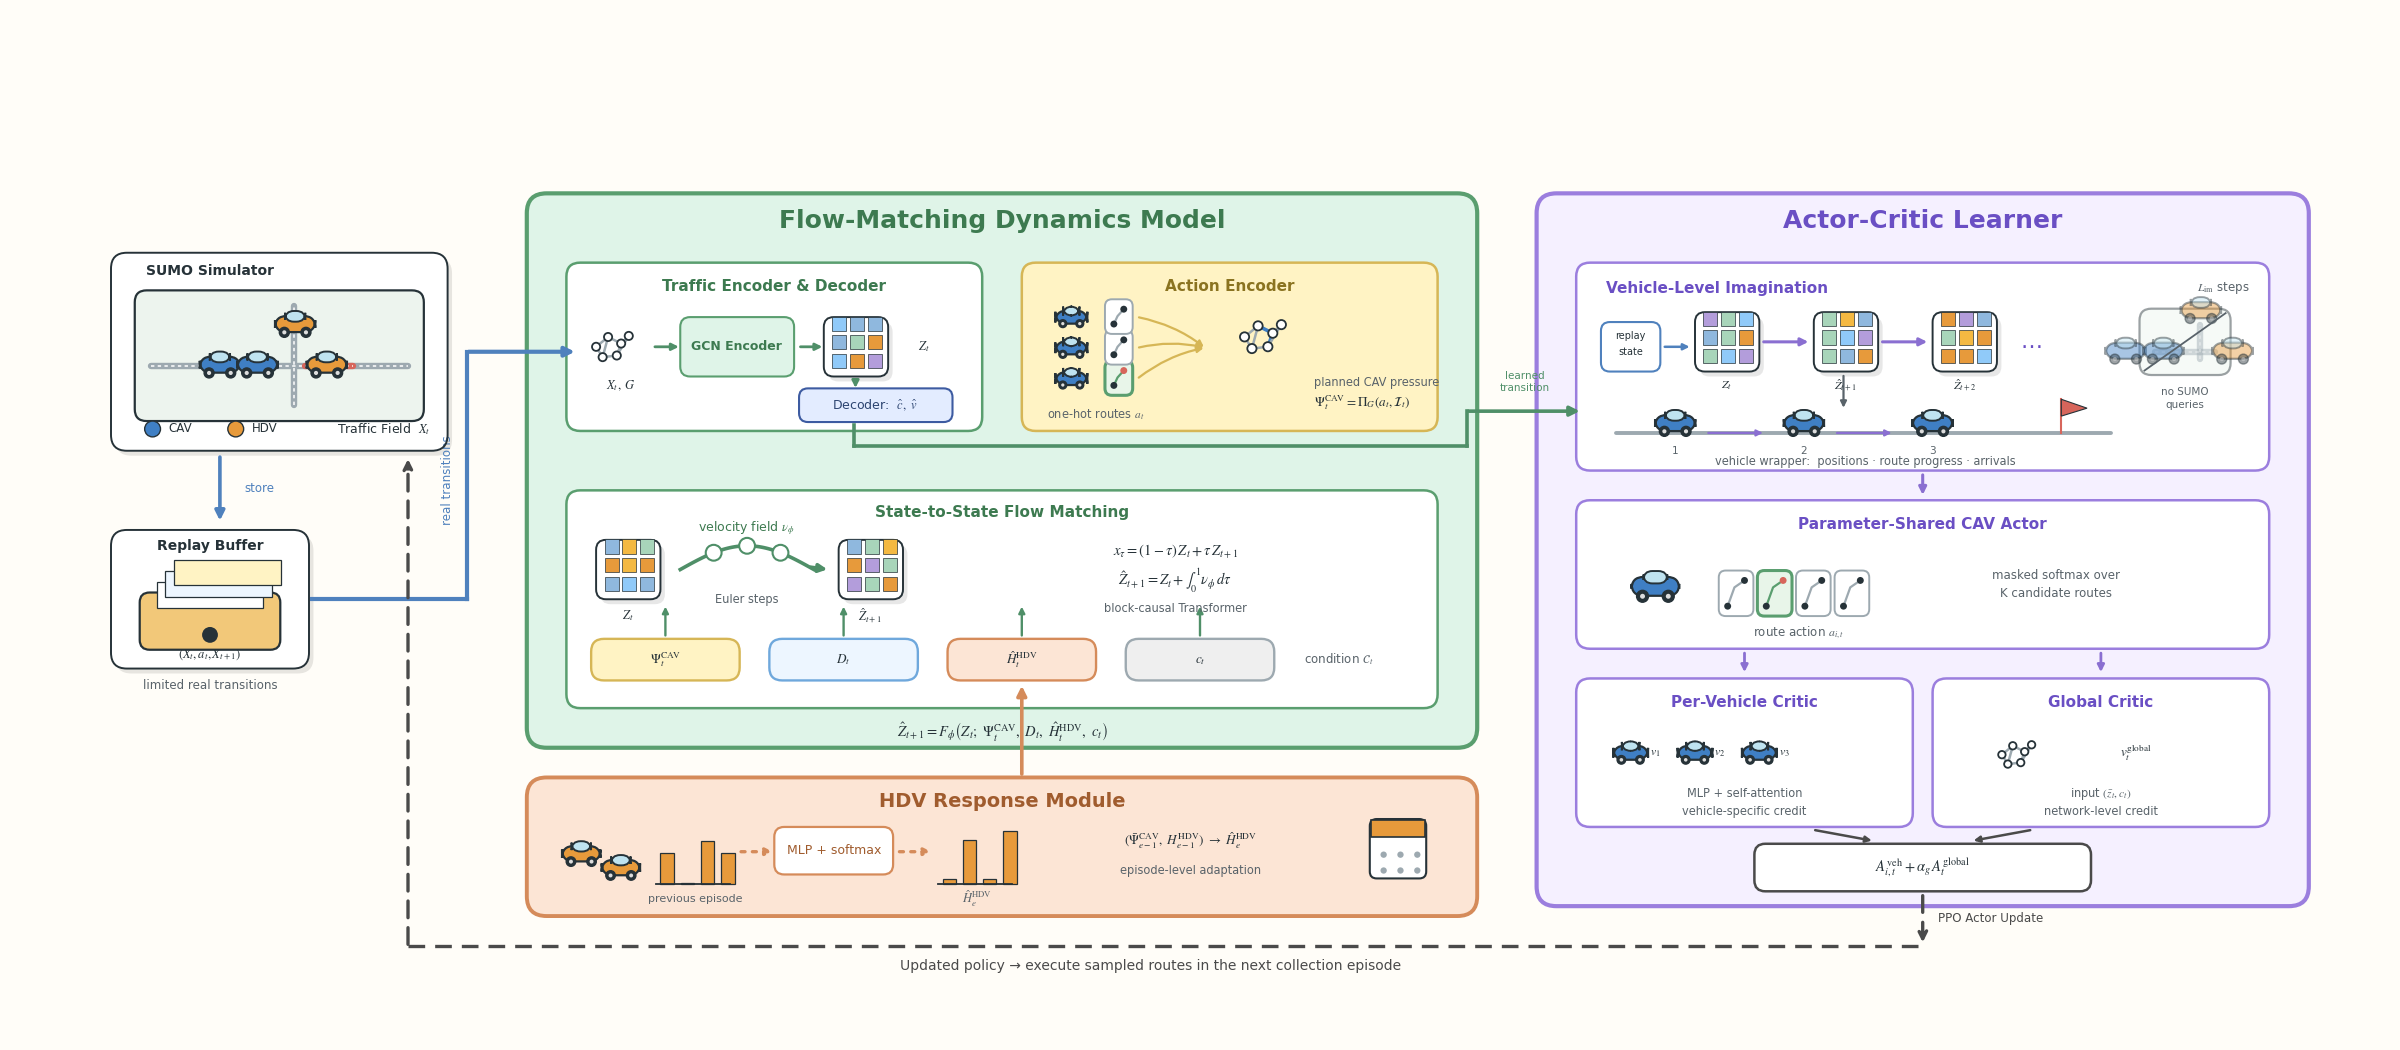

Write the Python code that produced this figure.
"""UrbanDreamer main framework figure — v4.

Content reorganized to mirror the Method section:
  center : Flow-Matching Dynamics Model
             - Traffic Encoder & Decoder
             - Action Encoder (planned CAV pressure)
             - State-to-State Flow Matching (conditioned)
  below  : HDV Response Module (episode-level)
  right  : Actor-Critic Learner
             - Vehicle-Level Imagination
             - Parameter-Shared CAV Actor
             - Per-Vehicle Critic / Global Critic
  left   : SUMO environment + replay buffer (data context)
Straight lines (no sketch wobble).
"""
import matplotlib
matplotlib.use("Agg")
import matplotlib.pyplot as plt
from matplotlib.patches import FancyBboxPatch, Circle, Rectangle, FancyArrowPatch, Arc
import numpy as np

BG       = "#FFFDF8"
INK      = "#263238"
SUB      = "#59636A"
P2_BG, P2_BD = "#F5F0FF", "#9B7EDE"
ACT_BG, ACT_BD = "#FFF3C4", "#D6B656"
WM_BG,  WM_BD  = "#DFF4E8", "#5A9E6F"
HDV_BG, HDV_BD = "#FCE5D5", "#D58B5A"
CAV_C, HDV_C   = "#3F7FC4", "#E79A3B"
CONG,  ROAD    = "#D7655B", "#9DA9B0"
AR_REAL, AR_WM, AR_IM, AR_HDV, AR_UPD = "#4F81BD", "#4F8F68", "#8A6FD1", "#D58B5A", "#4A4A4A"

plt.rcParams["path.sketch"] = None
plt.rcParams["font.family"] = "DejaVu Sans"
plt.rcParams["mathtext.fontset"] = "stix"

fig, ax = plt.subplots(figsize=(24, 10.5), dpi=100)
fig.patch.set_facecolor(BG)
ax.set_facecolor(BG)
ax.set_xlim(0, 240); ax.set_ylim(0, 105)
ax.axis("off")

MODBIG, MOD, SUBT, LABEL, ANNOT, MATH = 18, 14, 11, 10, 8.5, 11

def text(x, y, s, size=LABEL, bold=False, color=INK, ha="center", va="center",
         z=8, rot=0):
    ax.text(x, y, s, fontsize=size, color=color, ha=ha, va=va, zorder=z,
            fontweight="bold" if bold else "normal", rotation=rot,
            linespacing=1.3)

def rbox(x, y, w, h, fc, ec, dashed=False, lw=2.6, z=2, rs=2.0, dash=(5, 3.6)):
    b = FancyBboxPatch((x, y), w, h,
                       boxstyle=f"round,pad=0,rounding_size={rs}",
                       fc=fc, ec=ec, lw=lw, zorder=z,
                       linestyle=(0, dash) if dashed else "solid")
    ax.add_patch(b)
    return b

def sticker_bg(x, y, w, h, z=4, rs=1.6):
    rbox(x+0.45, y-0.5, w, h, "#00000018", "none", z=z-1, rs=rs)
    rbox(x, y, w, h, "#FFFFFF", "none", z=z, rs=rs)
    rbox(x, y, w, h, "none", INK, lw=1.4, z=z+6, rs=rs)

def arrow(p1, p2, color=AR_WM, dashed=False, dotted=False, lw=2.4, rad=0.0,
          z=6, ms=14):
    ls = (0, (1.2, 2.2)) if dotted else ((0, (5, 3)) if dashed else "solid")
    a = FancyArrowPatch(p1, p2, arrowstyle="-|>", mutation_scale=ms,
                        color=color, lw=lw, zorder=z, linestyle=ls,
                        connectionstyle=f"arc3,rad={rad}", shrinkA=1, shrinkB=1)
    ax.add_patch(a)
    return a

def seg(p1, p2, color=AR_WM, dashed=False, lw=2.4, z=6):
    ax.plot([p1[0], p2[0]], [p1[1], p2[1]], color=color, lw=lw, zorder=z,
            linestyle=(0, (5, 3)) if dashed else "solid")

# ---------------- stickers ----------------
def car(x, y, s=1.0, color=CAV_C, z=6, faded=False):
    al = 0.45 if faded else 1.0
    kw = dict(zorder=z, alpha=al)
    ax.add_patch(FancyBboxPatch((x-4.6*s, y-1.7*s), 9.2*s, 3.4*s,
                 boxstyle="round,pad=0.1,rounding_size=1.2",
                 fc=color, ec=INK, lw=1.6, **kw))
    ax.add_patch(FancyBboxPatch((x-2.2*s, y+0.8*s), 4.4*s, 2.1*s,
                 boxstyle="round,pad=0.1,rounding_size=0.9",
                 fc="#BFE3F0", ec=INK, lw=1.4, **kw))
    for dx in (-2.6, 2.6):
        ax.add_patch(Circle((x+dx*s, y-2.0*s), 1.2*s, fc=INK, ec=INK, **kw))
        ax.add_patch(Circle((x+dx*s, y-2.0*s), 0.5*s, fc="#DDDDDD", **kw))

def route_card(x, y, w=3.4, h=4.4, selected=False, z=6):
    fc = "#E8F5E9" if selected else "#FFFFFF"
    ec = "#5A9E6F" if selected else "#9DA9B0"
    ax.add_patch(FancyBboxPatch((x, y), w, h, boxstyle="round,pad=0.1,rounding_size=0.7",
                 fc=fc, ec=ec, lw=2.2 if selected else 1.4, zorder=z))
    ax.plot([x+0.8, x+w*0.45, x+w-0.8], [y+0.9, y+h-1.6, y+h-0.9],
            color=ec, lw=1.6, zorder=z+1)
    ax.add_patch(Circle((x+0.8, y+0.9), 0.35, fc=INK, zorder=z+2))
    ax.add_patch(Circle((x+w-0.8, y+h-0.9), 0.35, fc=CONG if selected else INK, zorder=z+2))

def mini_graph(x, y, s=1.0, hl_edges=(), z=6, messages=False):
    pts = np.array([(0,0),(2.2,1.8),(4.6,0.6),(1.2,-1.9),(3.8,-1.6),(6.0,2.0)],
                   float) * s + (x, y)
    edges = [(0,1),(1,2),(0,3),(3,4),(2,4),(1,3),(2,5),(4,5)]
    for i, (a, b) in enumerate(edges):
        c = CAV_C if i in hl_edges else ROAD
        ax.plot([pts[a][0], pts[b][0]], [pts[a][1], pts[b][1]],
                color=c, lw=2.6 if i in hl_edges else 1.8, zorder=z)
    for px, py in pts:
        ax.add_patch(Circle((px, py), 0.75*s, fc="#FFFFFF", ec=INK, lw=1.3, zorder=z+2))
    if messages:
        for (a, b) in ((0,1),(3,1),(4,2)):
            mx, my = (pts[a]+pts[b])/2
            ax.add_patch(Circle((mx, my), 0.42*s, fc=WM_BD, ec="none", zorder=z+3))

def latent_card(x, y, w=6.5, h=6.0, z=6, seed=0):
    sticker_bg(x, y, w, h, z=z, rs=1.0)
    rng = np.random.RandomState(seed)
    cols = ["#8FB8DE", "#A8D5BA", "#F4B942", "#E79A3B", "#B39DDB", "#90CAF9"]
    gw, gh = w/4.6, h/4.2
    for i in range(3):
        for j in range(3):
            ax.add_patch(Rectangle((x+0.85+j*(gw+0.4), y+0.85+i*(gh+0.45)), gw, gh,
                         fc=cols[rng.randint(len(cols))], ec=INK, lw=0.5, zorder=z+7))

def file_tray(x, y, w=15, h=10, z=6):
    ax.add_patch(FancyBboxPatch((x-w/2, y-h/2), w, h*0.62,
                 boxstyle="round,pad=0.1,rounding_size=1.0",
                 fc="#F2C879", ec=INK, lw=1.6, zorder=z))
    for i, c in enumerate(("#FFFFFF", "#EDF6FF", "#FFF3C4")):
        ax.add_patch(Rectangle((x-w/2+1.6+i*0.9, y-0.4+i*1.15), w-3.2, 2.6,
                     fc=c, ec=INK, lw=0.9, zorder=z+1+i))
    ax.add_patch(Circle((x, y-h/2+1.4), 0.8, fc=INK, zorder=z+4))

def calendar(x, y, w=6, h=6, z=6):
    ax.add_patch(FancyBboxPatch((x-w/2, y-h/2), w, h,
                 boxstyle="round,pad=0.1,rounding_size=0.7",
                 fc="#FFFFFF", ec=INK, lw=1.5, zorder=z))
    ax.add_patch(Rectangle((x-w/2, y+h/2-1.7), w, 1.7, fc=HDV_C, ec=INK, lw=1.2, zorder=z+1))
    for i in range(2):
        for j in range(3):
            ax.add_patch(Circle((x-w/2+1.3+j*1.7, y-0.6-i*1.6), 0.32, fc=ROAD, zorder=z+2))

def bar_dist(x, y, w=9, h=5, color=HDV_C, z=6, seed=1):
    rng = np.random.RandomState(seed)
    hs = rng.dirichlet(np.ones(4)) * h * 2.6
    bw = w/5.2
    for i, hh in enumerate(hs):
        ax.add_patch(Rectangle((x+i*(bw+0.7), y), bw, hh, fc=color, ec=INK, lw=0.9, zorder=z))
    ax.plot([x-0.5, x+w], [y, y], color=INK, lw=1.3, zorder=z)

def road(x1, y1, x2, y2, color=ROAD, z=5, al=1.0):
    ax.plot([x1, x2], [y1, y2], color=color, lw=4.6, zorder=z,
            solid_capstyle="round", alpha=al)
    ax.plot([x1, x2], [y1, y2], color="#FFFFFF", lw=1.1, zorder=z+1,
            linestyle=(0, (2.2, 2.2)), alpha=al)

def city_map(x, y, w=20, h=13, z=6, faded=False, cong=True):
    al = 0.45 if faded else 1.0
    ax.add_patch(FancyBboxPatch((x-w/2, y-h/2), w, h,
                 boxstyle="round,pad=0.1,rounding_size=1.2",
                 fc="#EDF4EE", ec=INK, lw=1.6, zorder=z, alpha=al))
    road(x-w/2+1.5, y-1.0, x+w/2-1.5, y-1.0, z=z+1, al=al)
    road(x+1.5, y-h/2+1.5, x+1.5, y+h/2-1.5, z=z+1, al=al)
    if cong:
        road(x+2.6, y-1.0, x+7.4, y-1.0, color=CONG, z=z+2, al=al)
    car(x-6.0, y-0.9, s=0.42, color=CAV_C, z=z+3, faded=faded)
    car(x-2.2, y-0.9, s=0.42, color=CAV_C, z=z+3, faded=faded)
    car(x+4.8, y-0.9, s=0.42, color=HDV_C, z=z+3, faded=faded)
    car(x+1.6, y+3.2, s=0.42, color=HDV_C, z=z+3, faded=faded)

# =====================================================================
# LEFT — SUMO environment & replay (data context, no container)
# =====================================================================
sticker_bg(10, 60, 34, 20, z=4)
city_map(27, 69.6, w=29, h=13, z=5)
text(13.5, 78.2, "SUMO Simulator", size=LABEL, bold=True, ha="left")
ax.add_patch(Circle((14.2, 62.2), 0.8, fc=CAV_C, ec=INK, lw=1.0, zorder=8))
text(15.8, 62.2, "CAV", size=ANNOT, ha="left")
ax.add_patch(Circle((22.6, 62.2), 0.8, fc=HDV_C, ec=INK, lw=1.0, zorder=8))
text(24.2, 62.2, "HDV", size=ANNOT, ha="left")
text(42.3, 62.2, r"Traffic Field  $X_t$", size=ANNOT+0.5, ha="right")

sticker_bg(10, 38, 20, 14, z=4)
file_tray(20, 44.5, w=14, h=9, z=6)
text(20, 50.4, "Replay Buffer", size=LABEL, bold=True)
text(20, 39.4, r"$(X_t, a_t, X_{t+1})$", size=ANNOT+0.5)
text(20, 36.3, "limited real transitions", size=ANNOT, color=SUB)

arrow((21, 59.5), (21, 52.8), color=AR_REAL, lw=2.6)
text(23.5, 56.2, "store", size=ANNOT, ha="left", color=AR_REAL)

# =====================================================================
# CENTER — Flow-Matching Dynamics Model (x 52..148, y 30..86)
# =====================================================================
rbox(52, 30, 96, 56, WM_BG, WM_BD, lw=3.0)
text(100, 83.2, "Flow-Matching Dynamics Model", size=MODBIG, bold=True, color="#3d7a50")

# ---- sub-block 1: Traffic Encoder & Decoder (x 56..98, y 62..79) ----
rbox(56, 62, 42, 17, "#FFFFFF", WM_BD, lw=1.8, z=3, rs=1.4)
text(77, 76.6, "Traffic Encoder & Decoder", size=SUBT, bold=True, color="#3d7a50")
mini_graph(59, 70.5, s=0.55, z=6)
text(61.5, 66.6, r"$X_t,\ G$", size=ANNOT+0.5)
arrow((64.8, 70.5), (67.5, 70.5), lw=2.0, ms=10)
rbox(67.5, 67.5, 11.5, 6, WM_BG, WM_BD, lw=1.5, z=5, rs=1.0)
text(73.2, 70.5, "GCN Encoder", size=ANNOT+0.5, bold=True, color="#3d7a50")
arrow((79.5, 70.5), (82, 70.5), lw=2.0, ms=10)
latent_card(82, 67.5, w=6.5, h=6.0, z=6, seed=1)
text(91.5, 70.5, r"$Z_t$", size=ANNOT+0.5, ha="left")
arrow((85.2, 67.2), (85.2, 66.2), lw=2.0, ms=10)
rbox(79.5, 62.9, 15.5, 3.4, DEC_BG := "#E3ECFF", "#3D5BA1", lw=1.5, z=5, rs=0.9)
text(87.2, 64.6, r"Decoder:  $\hat{c},\ \hat{v}$", size=ANNOT+0.5, color="#2c4470")

# ---- sub-block 2: Action Encoder (x 102..146, y 62..79) ----
rbox(102, 62, 42, 17, ACT_BG, ACT_BD, lw=1.8, z=3, rs=1.4)
text(123, 76.6, "Action Encoder", size=SUBT, bold=True, color="#8a7320")
for k in range(3):
    yy = 67.3 + k*3.1
    car(107, yy, s=0.33, color=CAV_C, z=6)
    route_card(110.5, yy-1.6, w=2.6, h=3.3, selected=(k == 0), z=6)
    arrow((113.7, yy), (120.5, 70.4), color=ACT_BD, lw=1.6, rad=-0.12, ms=9)
text(109.5, 63.6, r"one-hot routes $a_t$", size=ANNOT-0.3, color=SUB)
mini_graph(124.5, 71.5, s=0.62, hl_edges=(1, 4), z=6)
text(131.5, 66.8, r"planned CAV pressure", size=ANNOT-0.3, color=SUB, ha="left")
text(131.5, 64.9, r"$\Psi_t^{\mathrm{CAV}} = \Pi_G(a_t, \mathcal{I}_t)$",
     size=MATH-1.5, ha="left")

# ---- sub-block 3: State-to-State Flow Matching (x 56..146, y 34..58) ----
rbox(56, 34, 88, 22, "#FFFFFF", WM_BD, lw=1.8, z=3, rs=1.4)
text(100, 53.8, "State-to-State Flow Matching", size=SUBT, bold=True, color="#3d7a50")
latent_card(59, 45, w=6.5, h=6.0, z=6, seed=2)
text(62.2, 43.3, r"$Z_t$", size=ANNOT+0.5)
fx = np.linspace(67.5, 81, 60)
fy = 48 + 2.4*np.sin((fx-67.5)/13.5*np.pi)
ax.plot(fx, fy, color=AR_WM, lw=2.6, zorder=6)
arrow((fx[-3], fy[-3]), (82.5, 48), color=AR_WM, lw=2.6, ms=12)
for f in (0.25, 0.5, 0.75):
    xx = 67.5 + 13.5*f
    yy = 48 + 2.4*np.sin(f*np.pi)
    ax.add_patch(Circle((xx, yy), 0.8, fc="#FFFFFF", ec=AR_WM, lw=1.5, zorder=7))
text(74.2, 52.2, r"velocity field $\nu_\phi$", size=ANNOT+0.5, color="#3d7a50")
text(74.2, 44.9, "Euler steps", size=ANNOT-0.3, color=SUB)
latent_card(83.5, 45, w=6.5, h=6.0, z=6, seed=7)
text(86.7, 43.3, r"$\hat{Z}_{t+1}$", size=ANNOT+0.5)
text(117.5, 49.8, r"$x_\tau = (1-\tau)\,Z_t + \tau\,Z_{t+1}$", size=MATH-0.5)
text(117.5, 46.9, r"$\hat{Z}_{t+1} = Z_t + \int_0^1 \nu_\phi\, d\tau$", size=MATH-0.5)
text(117.5, 44.0, "block-causal Transformer", size=ANNOT-0.3, color=SUB)

# condition chips
chips = [(66, r"$\Psi_t^{\mathrm{CAV}}$", ACT_BG, ACT_BD),
         (84, r"$D_t$", "#EDF6FF", "#6FA8DC"),
         (102, r"$\hat{H}_t^{\mathrm{HDV}}$", HDV_BG, HDV_BD),
         (120, r"$c_t$", "#EFEFEF", ROAD)]
for cx, lab, fc, ec in chips:
    rbox(cx-7.5, 36.8, 15, 4.2, fc, ec, lw=1.7, z=5, rs=1.3)
    text(cx, 38.9, lab, size=ANNOT+1)
    arrow((cx, 41.2), (cx, 44.4), color=AR_WM, lw=1.7, ms=9)
text(130.5, 38.9, r"condition $\mathcal{C}_t$", size=ANNOT, color=SUB, ha="left")
text(100, 31.6, r"$\hat{Z}_{t+1} = F_\phi\left(Z_t;\ \Psi_t^{\mathrm{CAV}},\ D_t,\ "
                r"\hat{H}_t^{\mathrm{HDV}},\ c_t\right)$", size=MATH-0.5)

# =====================================================================
# BELOW CENTER — HDV Response Module (x 52..148, y 13..27)
# =====================================================================
rbox(52, 13, 96, 14, HDV_BG, HDV_BD, lw=2.8)
text(100, 24.6, "HDV Response Module", size=MOD, bold=True, color="#a05c2e")
car(57.5, 19.3, s=0.4, color=HDV_C, z=6)
car(61.5, 17.9, s=0.4, color=HDV_C, z=6)
bar_dist(65.5, 16.2, w=7, h=4.2, seed=2)
text(69, 14.7, "previous episode", size=ANNOT-0.5, color=SUB)
arrow((73.5, 19.5), (77, 19.5), color=AR_HDV, dotted=True, lw=2.4, ms=10)
rbox(77, 17.2, 12, 4.8, "#FFFFFF", HDV_BD, lw=1.6, z=5, rs=1.0)
text(83, 19.6, "MLP + softmax", size=ANNOT+0.5, color="#a05c2e")
arrow((89.5, 19.5), (93, 19.5), color=AR_HDV, dotted=True, lw=2.4, ms=10)
bar_dist(94, 16.2, w=7, h=4.2, seed=5)
text(97.5, 14.7, r"$\hat{H}_e^{\mathrm{HDV}}$", size=ANNOT+0.5, color=SUB)
text(119, 20.6, r"$(\bar{\Psi}_{e-1}^{\mathrm{CAV}},\ H_{e-1}^{\mathrm{HDV}})"
                r"\ \rightarrow\ \hat{H}_e^{\mathrm{HDV}}$", size=MATH-1.5)
text(119, 17.6, "episode-level adaptation", size=ANNOT-0.3, color=SUB)
calendar(140, 19.8, w=5.5, h=5.8, z=6)
# HDV module -> condition chip
arrow((102, 27.2), (102, 36.4), color=AR_HDV, lw=2.6)

# =====================================================================
# RIGHT — Actor-Critic Learner (x 154..232, y 14..86)
# =====================================================================
rbox(154, 14, 78, 72, P2_BG, P2_BD, lw=3.0)
text(193, 83.2, "Actor-Critic Learner", size=MODBIG, bold=True, color="#6a4fc4")

# ---- Vehicle-Level Imagination (x 158..228, y 58..79) ----
rbox(158, 58, 70, 21, "#FFFFFF", P2_BD, lw=1.8, z=3, rs=1.4)
text(161, 76.4, "Vehicle-Level Imagination", size=SUBT, bold=True, color="#6a4fc4", ha="left")
text(226, 76.4, r"$L_{\mathrm{im}}$ steps", size=ANNOT, color=SUB, ha="right")
rbox(160.5, 68, 6, 5, "#FFFFFF", AR_REAL, lw=1.5, z=5, rs=0.9)
text(163.5, 71.6, "replay", size=ANNOT-1.5)
text(163.5, 70.0, "state", size=ANNOT-1.5)
arrow((166.8, 70.5), (169.6, 70.5), color=AR_REAL, lw=1.8, ms=9)
xs_snap = (170, 182, 194)
labs = (r"$Z_t$", r"$\hat{Z}_{t+1}$", r"$\hat{Z}_{t+2}$")
for i, (xx, lab) in enumerate(zip(xs_snap, labs)):
    latent_card(xx, 68, w=6.5, h=6.0, z=6, seed=10+i)
    text(xx+3.2, 66.6, lab, size=ANNOT)
    if i < 2:
        arrow((xx+6.8, 71), (xx+11.6, 71), color=AR_IM, lw=2.2, ms=11)
text(204, 71, "…", size=16, color="#6a4fc4")
city_map(219.5, 71, w=9, h=6.5, z=5, faded=True, cong=False)
ax.plot([215.4, 223.6], [68.1, 73.9], color=SUB, lw=1.3, zorder=9)
text(219.5, 65.9, "no SUMO", size=ANNOT-1, color=SUB)
text(219.5, 64.6, "queries", size=ANNOT-1, color=SUB)
# wrapper lane
ax.plot([162, 212], [61.8, 61.8], color=ROAD, lw=2.8, zorder=6, solid_capstyle="round")
for xx, cid in ((168, "1"), (181, "2"), (194, "3")):
    car(xx, 62.8, s=0.42, color=CAV_C, z=7)
    text(xx, 60.0, cid, size=ANNOT-1, color=SUB)
    if xx < 190:
        arrow((xx+3.2, 61.8), (xx+9.0, 61.8), color=AR_IM, lw=1.6, ms=9)
ax.plot([207, 207], [61.8, 65.2], color=CONG, lw=1.5, zorder=7)
ax.add_patch(plt.Polygon([(207, 65.2), (207, 63.5), (209.6, 64.3)],
             fc=CONG, ec=INK, lw=0.8, zorder=7))
text(172, 58.9, "vehicle wrapper:  positions · route progress · arrivals",
     size=ANNOT-0.3, color=SUB, ha="left")
arrow((185, 67.7), (185, 64.2), color=SUB, lw=1.6, ms=9)

# ---- Parameter-Shared CAV Actor (x 158..228, y 40..55) ----
rbox(158, 40, 70, 15, "#FFFFFF", P2_BD, lw=1.8, z=3, rs=1.4)
text(193, 52.6, "Parameter-Shared CAV Actor", size=SUBT, bold=True, color="#6a4fc4")
car(166, 46.3, s=0.5, color=CAV_C, z=7)
for i in range(4):
    route_card(172.5+i*3.9, 43.4, w=3.3, selected=(i == 1), z=7)
text(206.5, 47.4, "masked softmax over", size=ANNOT, color=SUB)
text(206.5, 45.6, "K candidate routes", size=ANNOT, color=SUB)
text(180.5, 41.6, r"route action $a_{i,t}$", size=ANNOT, color=SUB)
arrow((193, 57.7), (193, 55.4), color=AR_IM, lw=2.2, ms=11)

# ---- critics ----
rbox(158, 22, 34, 15, "#FFFFFF", P2_BD, lw=1.8, z=3, rs=1.4)
text(175, 34.6, "Per-Vehicle Critic", size=SUBT, bold=True, color="#6a4fc4")
for i, xx in enumerate((163.5, 170, 176.5)):
    car(xx, 29.5, s=0.36, color=CAV_C, z=7)
    text(xx+2.5, 29.5, f"$v_{i+1}$", size=ANNOT)
text(175, 25.3, "MLP + self-attention", size=ANNOT-0.3, color=SUB)
text(175, 23.5, "vehicle-specific credit", size=ANNOT-0.3, color=SUB)

rbox(194, 22, 34, 15, "#FFFFFF", P2_BD, lw=1.8, z=3, rs=1.4)
text(211, 34.6, "Global Critic", size=SUBT, bold=True, color="#6a4fc4")
mini_graph(201, 29.3, s=0.5, z=7)
text(214.5, 29.5, r"$v^{\mathrm{global}}_t$", size=ANNOT+1)
text(211, 25.3, r"input $(\bar{z}_t, c_t)$", size=ANNOT-0.3, color=SUB)
text(211, 23.5, "network-level credit", size=ANNOT-0.3, color=SUB)

arrow((175, 39.7), (175, 37.5), color=AR_IM, lw=2.0, ms=10)
arrow((211, 39.7), (211, 37.5), color=AR_IM, lw=2.0, ms=10)

# ---- advantage node ----
rbox(176, 15.5, 34, 4.8, "#FFFFFF", AR_UPD, lw=1.8, z=5, rs=1.1)
text(193, 17.9, r"$A^{\mathrm{veh}}_{i,t} + \alpha_g\, A^{\mathrm{global}}_t$",
     size=MATH-0.5)
arrow((182, 21.7), (188, 20.6), color=AR_UPD, lw=1.8, ms=9)
arrow((204, 21.7), (198, 20.6), color=AR_UPD, lw=1.8, ms=9)

# =====================================================================
# cross-module connectors
# =====================================================================
# replay -> WM (real transitions bus; one clean crossing with the dashed return)
seg((30.3, 45), (46, 45), color=AR_REAL, lw=3.0)
seg((46, 45), (46, 70), color=AR_REAL, lw=3.0)
arrow((46, 70), (57, 70), color=AR_REAL, lw=3.0)
text(44.0, 57, r"real transitions", size=ANNOT, color=AR_REAL, rot=90, ha="center")

# WM -> imagination (learned transition + decoder readouts)
seg((85, 62.6), (85, 60.5), color=AR_WM, lw=2.6)
seg((85, 60.5), (147, 60.5), color=AR_WM, lw=2.6)
seg((147, 60.5), (147, 64), color=AR_WM, lw=2.6)
arrow((147, 64), (158.5, 64), color=AR_WM, lw=2.6)
text(152.8, 67.6, "learned", size=ANNOT-1, color=AR_WM)
text(152.8, 66.3, "transition", size=ANNOT-1, color=AR_WM)

# PPO update -> bottom return -> execute in SUMO
arrow((193, 15.2), (193, 10.2), color=AR_UPD, dashed=True, lw=2.4)
seg((40, 10), (193, 10), color=AR_UPD, dashed=True, lw=2.4)
arrow((40, 10), (40, 59.3), color=AR_UPD, dashed=True, lw=2.4)
text(194.5, 12.8, "PPO Actor Update", size=ANNOT, ha="left", color=AR_UPD)
text(115, 8.0, "Updated policy → execute sampled routes in the next collection episode",
     size=LABEL, color=AR_UPD)

plt.subplots_adjust(left=0.005, right=0.995, top=0.995, bottom=0.005)
out = "figure/main_figure_v4.png"
plt.savefig(out, facecolor=BG)
print("saved", out)
